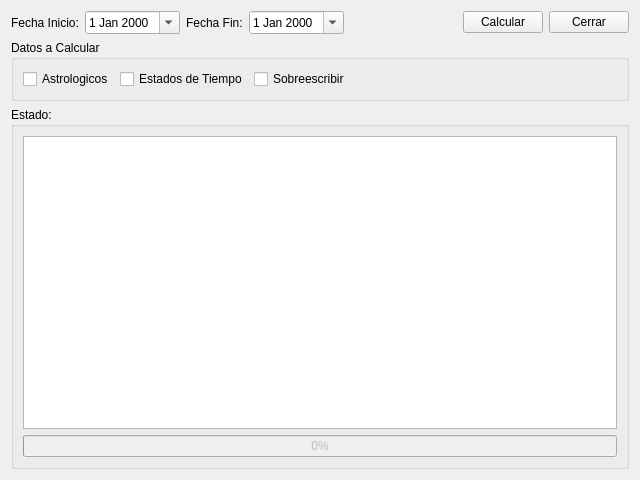
<?xml version="1.0" encoding="UTF-8"?>
<ui version="4.0">
 <class>BatchProcessWidget</class>
 <widget class="QWidget" name="BatchProcessWidget">
  <property name="geometry">
   <rect>
    <x>0</x>
    <y>0</y>
    <width>640</width>
    <height>480</height>
   </rect>
  </property>
  <property name="windowTitle">
   <string>Form</string>
  </property>
  <layout class="QVBoxLayout" name="verticalLayout_2">
   <item>
    <layout class="QHBoxLayout" name="horizontalLayout">
     <item>
      <widget class="QLabel" name="label">
       <property name="text">
        <string>Fecha Inicio:</string>
       </property>
      </widget>
     </item>
     <item>
      <widget class="QDateEdit" name="initDateEdit">
       <property name="calendarPopup">
        <bool>true</bool>
       </property>
      </widget>
     </item>
     <item>
      <widget class="QLabel" name="label_2">
       <property name="text">
        <string>Fecha Fin:</string>
       </property>
      </widget>
     </item>
     <item>
      <widget class="QDateEdit" name="endDateEdit">
       <property name="calendarPopup">
        <bool>true</bool>
       </property>
      </widget>
     </item>
     <item>
      <spacer name="horizontalSpacer">
       <property name="orientation">
        <enum>Qt::Horizontal</enum>
       </property>
       <property name="sizeHint" stdset="0">
        <size>
         <width>40</width>
         <height>20</height>
        </size>
       </property>
      </spacer>
     </item>
     <item>
      <widget class="QPushButton" name="doButton">
       <property name="text">
        <string>Calcular</string>
       </property>
      </widget>
     </item>
     <item>
      <widget class="QPushButton" name="closeButton">
       <property name="text">
        <string>Cerrar</string>
       </property>
      </widget>
     </item>
    </layout>
   </item>
   <item>
    <widget class="QGroupBox" name="groupBox">
     <property name="title">
      <string>Datos a Calcular</string>
     </property>
     <layout class="QHBoxLayout" name="horizontalLayout_2">
      <item>
       <widget class="QCheckBox" name="astroCheckBox">
        <property name="text">
         <string>Astrologicos</string>
        </property>
       </widget>
      </item>
      <item>
       <widget class="QCheckBox" name="weatherCheckBox">
        <property name="text">
         <string>Estados de Tiempo</string>
        </property>
       </widget>
      </item>
      <item>
       <widget class="QCheckBox" name="overwriteCheckBox">
        <property name="text">
         <string>Sobreescribir</string>
        </property>
       </widget>
      </item>
      <item>
       <spacer name="horizontalSpacer_2">
        <property name="orientation">
         <enum>Qt::Horizontal</enum>
        </property>
        <property name="sizeHint" stdset="0">
         <size>
          <width>40</width>
          <height>20</height>
         </size>
        </property>
       </spacer>
      </item>
     </layout>
    </widget>
   </item>
   <item>
    <widget class="QGroupBox" name="groupBox_2">
     <property name="title">
      <string>Estado:</string>
     </property>
     <layout class="QVBoxLayout" name="verticalLayout">
      <item>
       <widget class="QPlainTextEdit" name="plainTextEdit">
        <property name="readOnly">
         <bool>true</bool>
        </property>
       </widget>
      </item>
      <item>
       <widget class="QProgressBar" name="progressBar">
        <property name="enabled">
         <bool>false</bool>
        </property>
        <property name="minimum">
         <number>0</number>
        </property>
        <property name="value">
         <number>0</number>
        </property>
        <property name="invertedAppearance">
         <bool>false</bool>
        </property>
        <property name="textDirection">
         <enum>QProgressBar::TopToBottom</enum>
        </property>
       </widget>
      </item>
     </layout>
    </widget>
   </item>
  </layout>
 </widget>
 <resources/>
 <connections/>
</ui>
